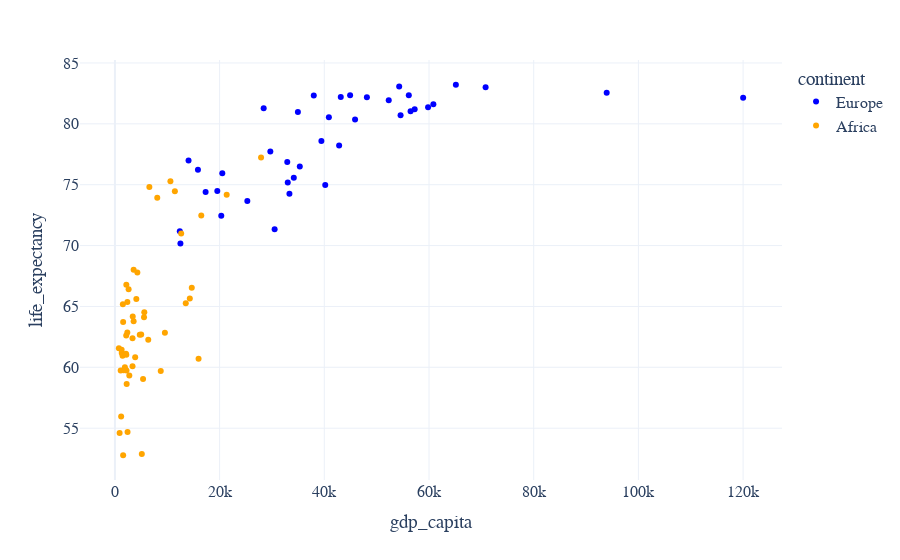

The notebook cell saved with this chart:
### Code cell
color_list = px.colors.qualitative.Set2
#color_list = ['blue','orange']
color_dict = {'Europe':'blue', 'Africa':'orange'}

px.scatter(df, x='gdp_capita', y='life_expectancy', color='continent', color_discrete_sequence=color_list)
px.scatter(df, x='gdp_capita', y='life_expectancy', color='continent', color_discrete_map=color_dict)

### Figure 1 — Plotly figure (JSON) as saved in the notebook; plotly's stock layout.template omitted (floating-point values rounded to 4 significant figures)
{"data": [{"hovertemplate": "continent=Europe<br>gdp_capita=%{x}<br>life_expectancy=%{y}<extra></extra>", "legendgroup": "Europe", "marker": {"color": "blue", "symbol": "circle"}, "mode": "markers", "name": "Europe", "orientation": "v", "showlegend": true, "type": "scatter", "x": [14060.0, NaN, 57260.0, 20320.0, 54570.0, 15860.0, 25300.0, 29690.0, 42830.0, 60830.0, 39440.0, NaN, 52310.0, 48130.0, 56480.0, NaN, 28420.0, 34170.0, 54300.0, 93940.0, NaN, 43140.0, 33020.0, NaN, 40180.0, 120000.0, 44930.0, 12510.0, NaN, 20510.0, 59820.0, 17320.0, 65130.0, 35320.0, 34960.0, 33340.0, 30510.0, 59520.0, 19560.0, 32920.0, 40870.0, 37990.0, 56140.0, 70810.0, 12390.0, 45870.0], "xaxis": "x", "y": [76.99, NaN, 81.19, 72.46, 80.7, 76.22, 73.66, 77.72, 78.23, 81.6, 78.6, 83.2, 81.93, 82.18, 81.04, 82.2, 81.29, 75.57, 83.06, 82.56, 80.59, 82.2, 75.19, 81.66, 74.98, 82.14, 82.35, 70.17, NaN, 75.93, 81.36, 74.4, 83.21, 76.5, 80.98, 74.25, 71.34, NaN, 74.48, 76.87, 80.53, 82.33, 82.36, 83.0, 71.19, 80.35], "yaxis": "y"}, {"hovertemplate": "continent=Africa<br>gdp_capita=%{x}<br>life_expectancy=%{y}<extra></extra>", "legendgroup": "Africa", "marker": {"color": "orange", "symbol": "circle"}, "mode": "markers", "name": "Africa", "orientation": "v", "showlegend": true, "type": "scatter", "x": [11450.0, 6367.0, 3365.0, 14300.0, 2211.0, 751.2, 6577.0, 3871.0, 895.3, 1573.0, 3403.0, 1103.0, 3574.0, 5377.0, 5020.0, 12660.0, 15980.0, NaN, 8755.0, 2379.0, 14680.0, 2157.0, 5558.0, 2750.0, 1905.0, 4749.0, 2413.0, 1461.0, 16500.0, 1517.0, 1573.0, 2243.0, 5613.0, 21350.0, 8089.0, 1303.0, 9548.0, 1283.0, 5138.0, 2182.0, 4286.0, 3574.0, 27920.0, 1675.0, 1191.0, 13530.0, NaN, 4092.0, 2613.0, 2180.0, 10600.0, 2366.0, 3362.0, 2102.0], "xaxis": "x", "y": [74.45, 62.26, 60.09, 65.65, 59.73, 61.57, 74.81, 60.83, 54.6, 52.78, 64.17, 59.74, 63.78, 59.03, 62.69, 70.99, 60.71, 67.13, 59.69, 65.37, 66.53, 62.61, 64.11, 59.33, 60.0, 62.67, 54.69, 60.95, 72.47, 65.18, 63.72, 58.63, 64.53, 74.18, 73.92, 61.17, 62.83, 61.45, 52.89, 66.77, 67.78, 68.01, 77.24, 59.76, 55.97, 65.25, 55.48, 65.61, 66.41, 61.03, 75.29, 62.85, 62.38, 61.12], "yaxis": "y"}], "layout": {"legend": {"title": {"text": "continent"}, "tracegroupgap": 0}, "margin": {"t": 60}, "xaxis": {"anchor": "y", "domain": [0, 1], "title": {"text": "gdp_capita"}}, "yaxis": {"anchor": "x", "domain": [0, 1], "title": {"text": "life_expectancy"}}}}
